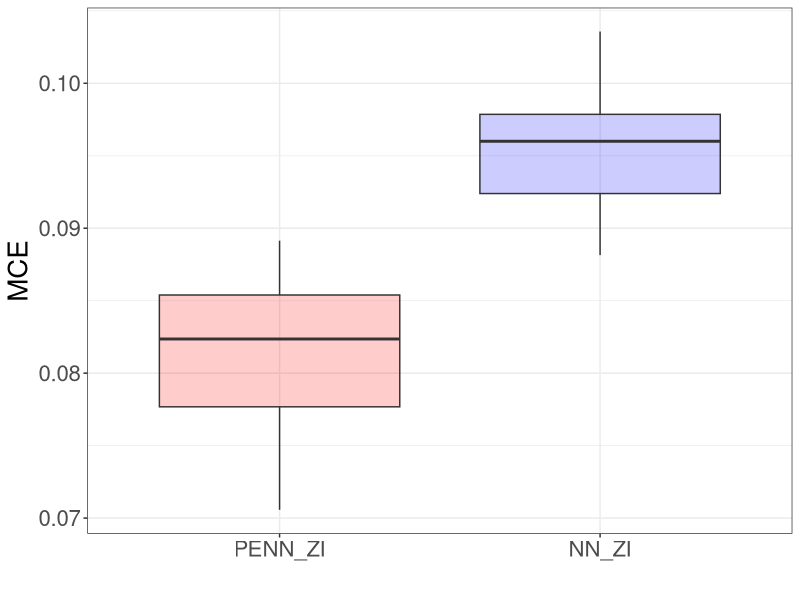

Recreate this plot in R.
library(ggplot2)
library(tidyr)

PENN = c(0.07085714285714284, 0.08771428571428574, 0.07928571428571429, 0.08542857142857141, 0.08285714285714285, 0.08314285714285718, 0.08871428571428575, 0.08485714285714285, 0.0882857142857143, 0.08557142857142852, 0.08342857142857141, 0.08399999999999996, 0.08457142857142852, 0.08185714285714285, 0.08557142857142852, 0.07057142857142862, 0.07928571428571429, 0.08699999999999997, 0.08185714285714285, 0.07399999999999995, 0.07671428571428573, 0.0764285714285714, 0.0804285714285714, 0.08642857142857141, 0.0852857142857143, 0.08114285714285718, 0.08271428571428574, 0.08585714285714285, 0.08914285714285719, 0.08471428571428574, 0.0824285714285714, 0.08157142857142852, 0.07514285714285718, 0.07628571428571429, 0.07557142857142862, 0.0822857142857143, 0.08557142857142852, 0.07714285714285718, 0.07599999999999996, 0.07485714285714284, 0.07528571428571429, 0.08742857142857141, 0.0802857142857143, 0.08271428571428574, 0.07299999999999995, 0.08185714285714285, 0.0794285714285714, 0.08271428571428574, 0.0804285714285714, 0.08599999999999997) 

NN = c(0.09885714285714287, 0.09857142857142853, 0.10142857142857142, 0.09271428571428575, 0.09485714285714286, 0.10071428571428576, 0.09585714285714286, 0.0932857142857143, 0.09457142857142853, 0.09342857142857142, 0.09842857142857142, 0.0942857142857143, 0.0961428571428572, 0.09499999999999997, 0.09671428571428575, 0.08814285714285719, 0.09057142857142852, 0.08942857142857141, 0.09685714285714286, 0.0941428571428572, 0.09557142857142853, 0.09085714285714286, 0.09742857142857142, 0.10199999999999998, 0.0922857142857143, 0.08914285714285719, 0.10099999999999998, 0.09785714285714286, 0.09628571428571431, 0.09157142857142853, 0.0961428571428572, 0.09671428571428575, 0.09071428571428575, 0.10128571428571431, 0.10214285714285709, 0.09014285714285719, 0.10214285714285709, 0.09085714285714286, 0.09542857142857142, 0.09199999999999997, 0.09785714285714286, 0.0981428571428572, 0.10357142857142854, 0.09142857142857141, 0.09557142857142853, 0.09757142857142853, 0.09757142857142853, 0.09699999999999998, 0.09214285714285719, 0.09728571428571431) 

Excess_Risk = data.frame('PENN_ZI' = PENN, 'NN_ZI' = NN)
df_long = Excess_Risk %>%
  pivot_longer(cols = everything(), names_to = "Variable", values_to = "Value")
df_long$Variable = factor(df_long$Variable, levels = c('PENN_ZI', 'NN_ZI'))

ggplot(df_long, aes(x=Variable, y=Value, fill=Variable)) + geom_boxplot(alpha=0.2) + 
  xlab("") + ylab("MCE") + theme_bw() + theme(legend.position = "none", text = element_text(size = 20)) + 
  scale_fill_manual(values = c('PENN_ZI' = 'red', 'NN_ZI' = 'blue'))
